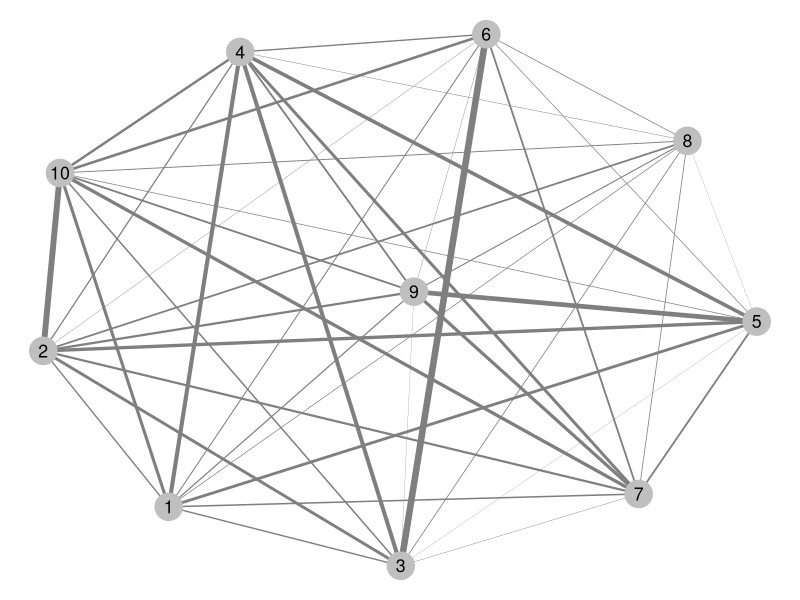
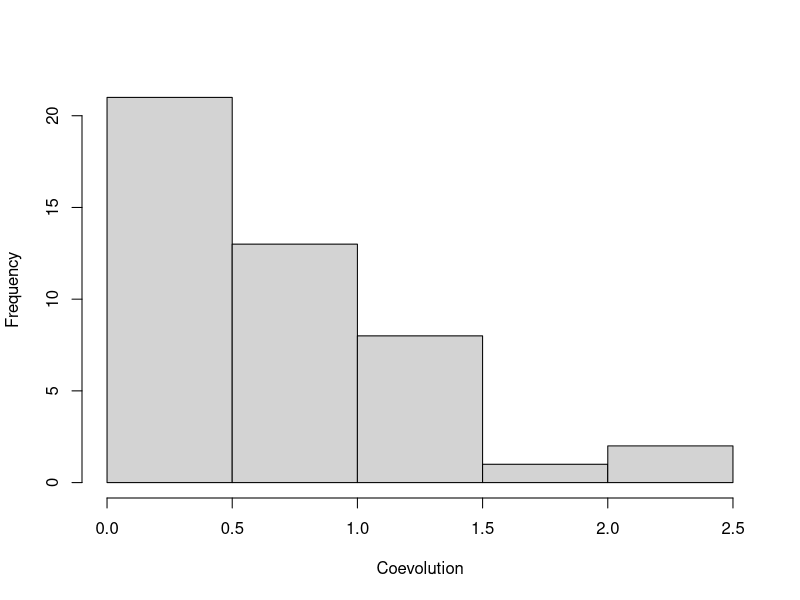
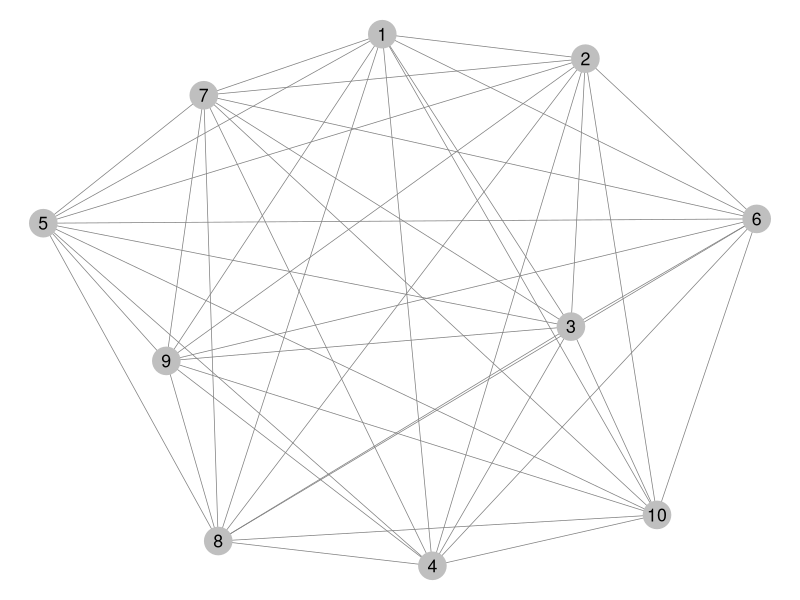
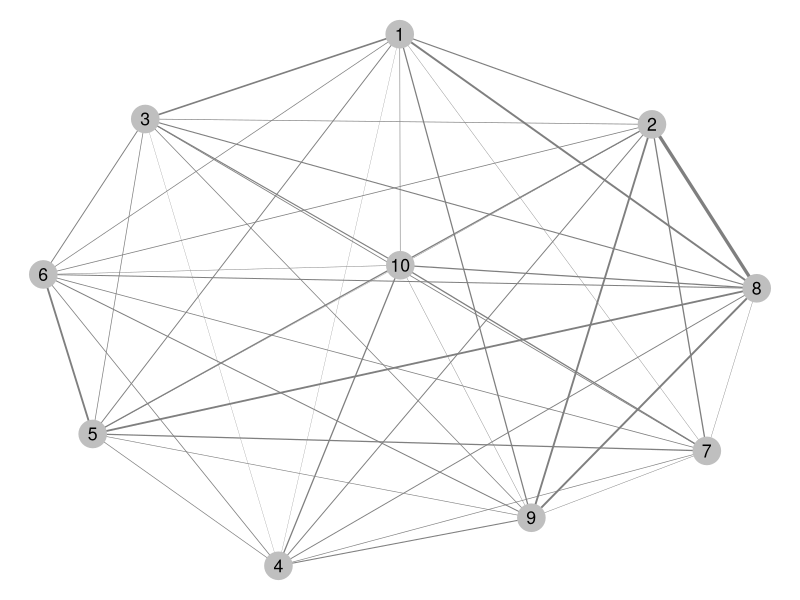
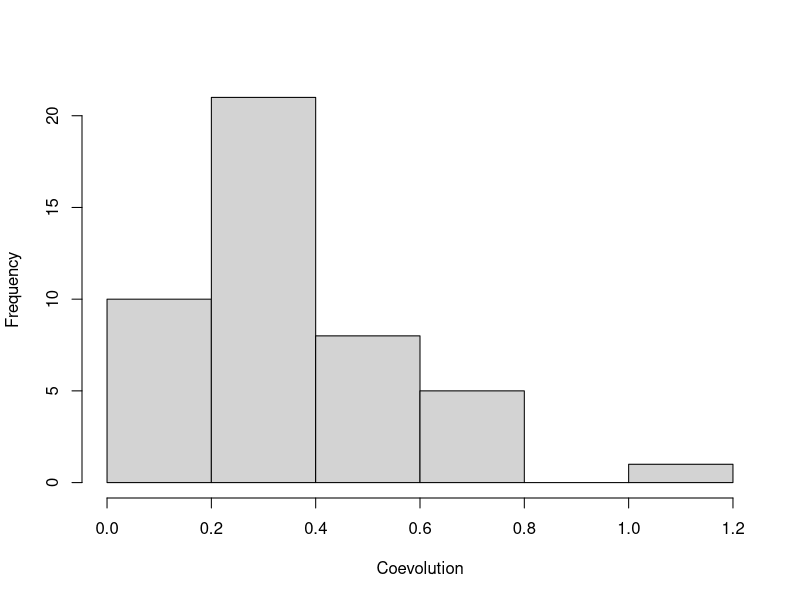
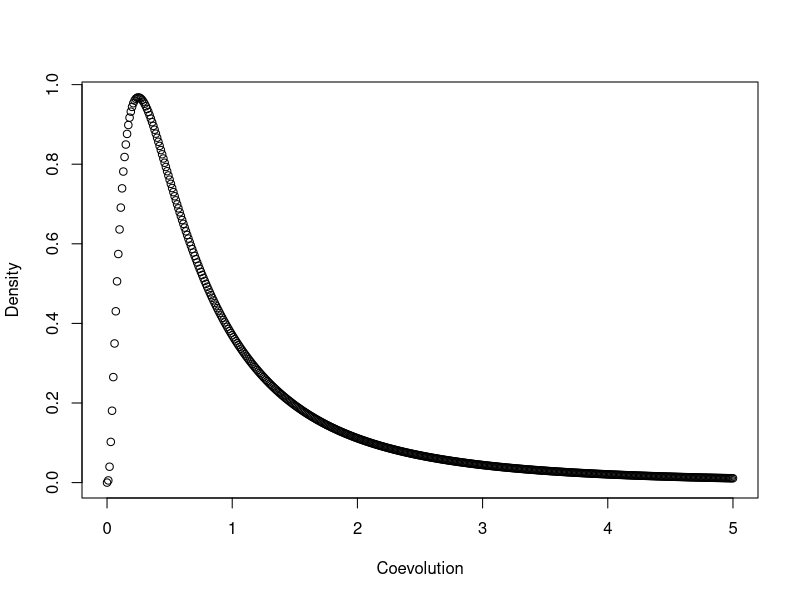
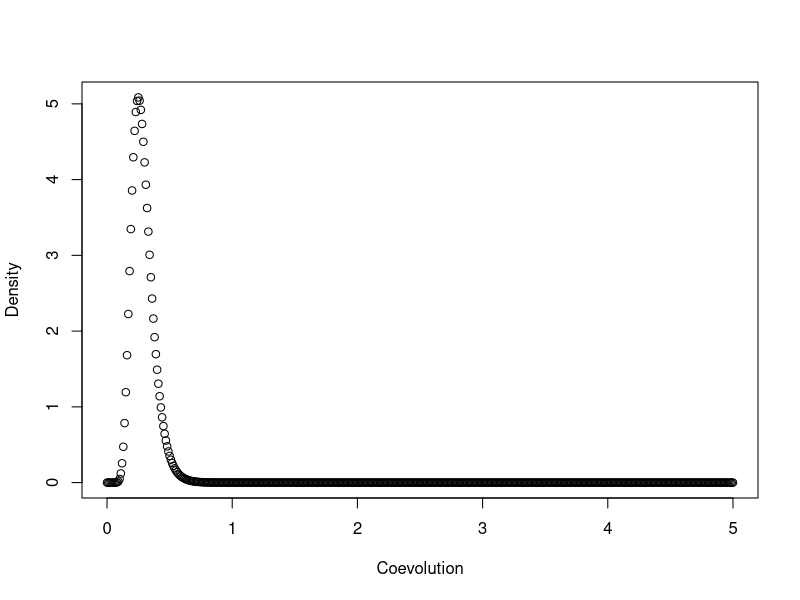
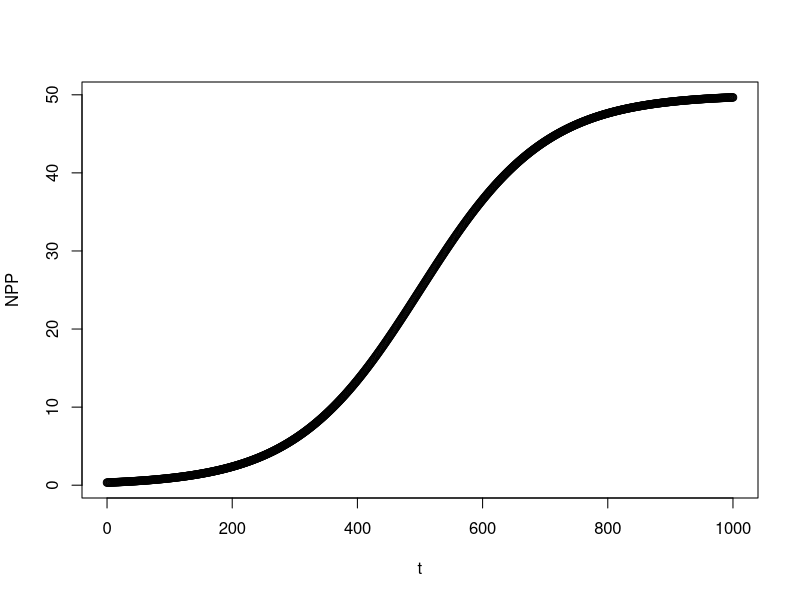

These charts were generated, in order, by the following R code:
## ---- chunk 1
knitr::opts_chunk$set(echo = TRUE)
## ---- chunk 2
require(GGally)
require(network)
require(sna)
require(scales)
# random graph
nnodes <- 10
net = rgraph(nnodes, mode = "graph", tprob = 1)
net = network(net, directed = FALSE)

# vertex names
network.vertex.names(net) = letters[1:10]
## ---- chunk 3
nedge <- network.edgecount(net)
s <- .8
w <- exp(rnorm(nedge,log(.25)+s^2,s))
nlabel <- 1:nnodes
ggnet2(net, edge.size = w, node.label = nlabel)
hist(w,xlab="Coevolution",main="")
## ---- chunk 4
# random graph
net = rgraph(nnodes, mode = "graph", tprob = 1)
net = network(net, directed = FALSE)

# vertex names
network.vertex.names(net) = letters[1:10]
## ---- chunk 5
nlabel <- 1:nnodes
ggnet2(net, node.label = nlabel)
## ---- chunk 6
# random graph
net = rgraph(nnodes, mode = "graph", tprob = 1)
net = network(net, directed = FALSE)

# vertex names
network.vertex.names(net) = letters[1:10]
## ---- chunk 7
nedge <- network.edgecount(net)
#w <- rexp(nedge,3)
s <- .5
w <- exp(rnorm(nedge,log(.25)+s^2,s))
nlabel <- 1:nnodes
ggnet2(net, edge.size = w, node.label = nlabel)
hist(w,xlab="Coevolution",main="")
## ---- chunk 8
s <- 1
nums <- seq(0,5,0.01)
pdf <- dlnorm(nums,log(.25)+s^2,s)
## ---- chunk 9
plot(nums,pdf,xlab="Coevolution",ylab="Density")
## ---- chunk 10
s <- .3
nums <- seq(0,5,0.01)
pdf <- dlnorm(nums,log(.25)+s^2,s)
## ---- chunk 11
plot(nums,pdf,xlab="Coevolution",ylab="Density")
## ---- chunk 12
t <- seq(0,1000,1)
NPP <- 50/(1+exp((500-t)/100))
## ---- chunk 13
plot(t,NPP)
## ---- chunk 14
t <- seq(0,1000,1)
NPP <- 50/(1+exp((200-t)/75))
## ---- chunk 15
plot(t,NPP)
